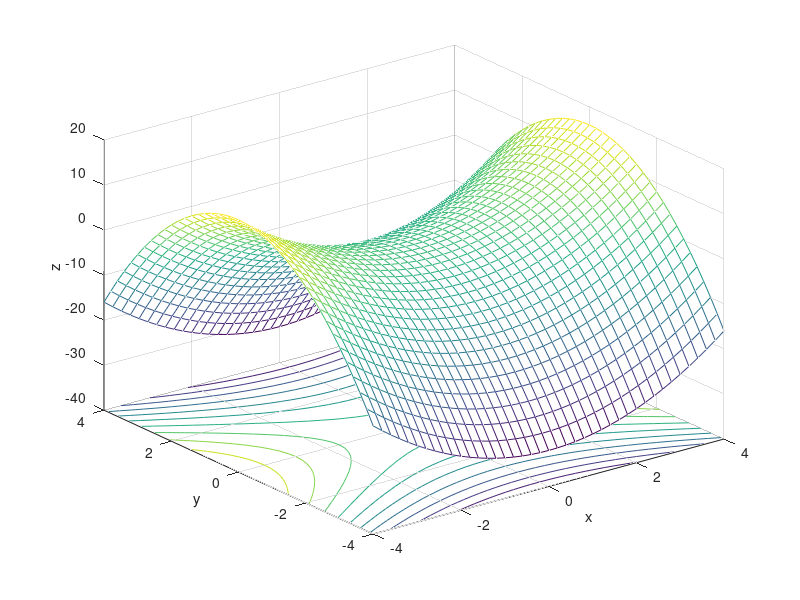

Here is the MATLAB script that generated this plot:
% SKU CoE ITE - ParkSooYoung
% Grade 3 , Semester 1 , Chapter 1-3-2 , Number 3

[x, y] = meshgrid(-4:0.2:4);
z = x.^2-2*y.^2;
meshc(x, y, z);
xlabel('x');
ylabel('y');
zlabel('z');
